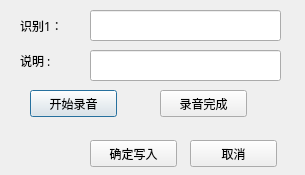
<?xml version="1.0" encoding="UTF-8"?>
<ui version="4.0">
 <class>DialogAddTable1</class>
 <widget class="QDialog" name="DialogAddTable1">
  <property name="geometry">
   <rect>
    <x>0</x>
    <y>0</y>
    <width>305</width>
    <height>175</height>
   </rect>
  </property>
  <property name="font">
   <font>
    <family>WenQuanYi Micro Hei</family>
   </font>
  </property>
  <property name="windowTitle">
   <string>增加项目</string>
  </property>
  <widget class="QLabel" name="label">
   <property name="geometry">
    <rect>
     <x>20</x>
     <y>15</y>
     <width>61</width>
     <height>21</height>
    </rect>
   </property>
   <property name="text">
    <string>识别1：</string>
   </property>
  </widget>
  <widget class="QLabel" name="label_2">
   <property name="geometry">
    <rect>
     <x>20</x>
     <y>50</y>
     <width>61</width>
     <height>21</height>
    </rect>
   </property>
   <property name="text">
    <string>说明 :</string>
   </property>
  </widget>
  <widget class="QLineEdit" name="lineEditItem0">
   <property name="geometry">
    <rect>
     <x>90</x>
     <y>10</y>
     <width>191</width>
     <height>31</height>
    </rect>
   </property>
  </widget>
  <widget class="QLineEdit" name="lineEditItem1">
   <property name="geometry">
    <rect>
     <x>90</x>
     <y>50</y>
     <width>191</width>
     <height>31</height>
    </rect>
   </property>
  </widget>
  <widget class="QPushButton" name="btRecordStart">
   <property name="geometry">
    <rect>
     <x>30</x>
     <y>90</y>
     <width>87</width>
     <height>27</height>
    </rect>
   </property>
   <property name="text">
    <string>开始录音</string>
   </property>
  </widget>
  <widget class="QPushButton" name="btRecordFinish">
   <property name="geometry">
    <rect>
     <x>160</x>
     <y>90</y>
     <width>87</width>
     <height>27</height>
    </rect>
   </property>
   <property name="text">
    <string>录音完成</string>
   </property>
  </widget>
  <widget class="QPushButton" name="btAddConfirm">
   <property name="geometry">
    <rect>
     <x>90</x>
     <y>140</y>
     <width>87</width>
     <height>27</height>
    </rect>
   </property>
   <property name="text">
    <string>确定写入</string>
   </property>
  </widget>
  <widget class="QPushButton" name="btQuit">
   <property name="geometry">
    <rect>
     <x>190</x>
     <y>140</y>
     <width>87</width>
     <height>27</height>
    </rect>
   </property>
   <property name="text">
    <string>取消</string>
   </property>
  </widget>
 </widget>
 <resources/>
 <connections/>
</ui>
